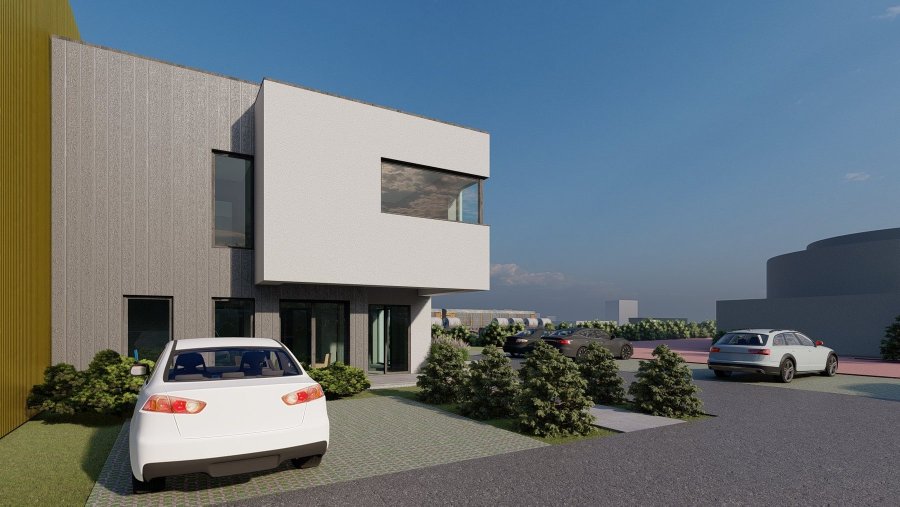
#> input picture p/biura-warszawa/01.jpg, 1800 x 1013 px (shown at 1/2 size); its folder holds 3 pictures in this run
$ python warianty.py
#> lines starting #> are read from the running program, lines starting #| are printed output that depends on the picture
#!/usr/bin/env python3
"""Mniejsze wersje WebP zdjęć strony (srcset) – Metafora Architekci.
Uruchom w katalogu strony:  python3 tools/warianty.py [limit_sekund]
Dla każdego p/<projekt>/NN.jpg tworzy NN-800.webp i NN-1200.webp,
dla 01.jpg także 01-1800.webp, dla t.jpg: t-600.webp i t-1000.webp.
Największą wersją w srcset jest sam JPG (strona sama to obsługuje).
Wersja nigdy nie jest większa od oryginału. Pomija pliki aktualne (webp nowszy od jpg),
więc po dodaniu projektu albo podmianie zdjęcia wystarczy uruchomić skrypt ponownie.
"""
import os, re, sys, time
from PIL import Image, ImageOps
LIMIT = float(sys.argv[1]) if len(sys.argv) > 1 else 1e9
T0 = time.time(); ROOT = os.path.join(os.path.dirname(os.path.abspath(__file__)), "..", "p")
G = [800, 1200]; H = G + [1800]; TT = [600, 1000]
done = todo = 0
jobs = []
for d in sorted(os.listdir(ROOT)):
    pd = os.path.join(ROOT, d)
    if not os.path.isdir(pd): continue
    for f in sorted(os.listdir(pd)):
        m = re.fullmatch(r"(\d+|t)\.jpg", f)
        if not m: continue
        n = m.group(1); ws = TT if n == "t" else (H if n == "01" else G)
        src = os.path.join(pd, f); mt = os.path.getmtime(src)
        need = [w for w in ws if not (os.path.exists(os.path.join(pd, f"{n}-{w}.webp")) and os.path.getmtime(os.path.join(pd, f"{n}-{w}.webp")) >= mt)]
        if need: jobs.append((pd, n, src, need))
for pd, n, src, need in jobs:
    if time.time() - T0 > LIMIT: todo += 1; continue
    im = ImageOps.exif_transpose(Image.open(src)).convert("RGB"); W, Hh = im.size
#> further down, im is the input picture: PIL image 1800x1013 RGB; mean R, G, B 106, 115.8, 121.4
#> after `W, Hh = im.size`: W = 1800; Hh = 1013
    for w in need:
        tw = min(w, W); out = im if tw == W else im.resize((tw, round(Hh * tw / W)), Image.LANCZOS)
        out.save(os.path.join(pd, f"{n}-{w}.webp"), "WEBP", quality=80, method=4)
#> this loop made 3 passes
#> pass 1, `out = im if tw == W else im.resize((tw, round(Hh * tw / W)), Image.LAN`:
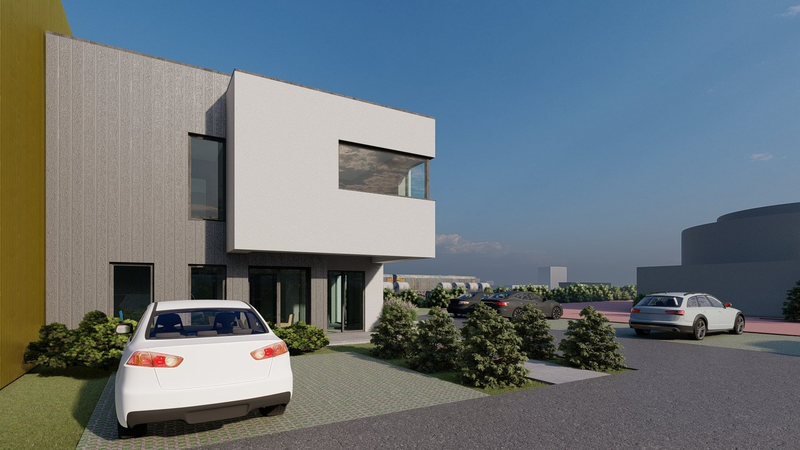
#> out: PIL image 800x450 RGB; mean R, G, B 106, 115.8, 121.4
    done += 1
print(f"zrobione: {done}, zostało: {todo}")
